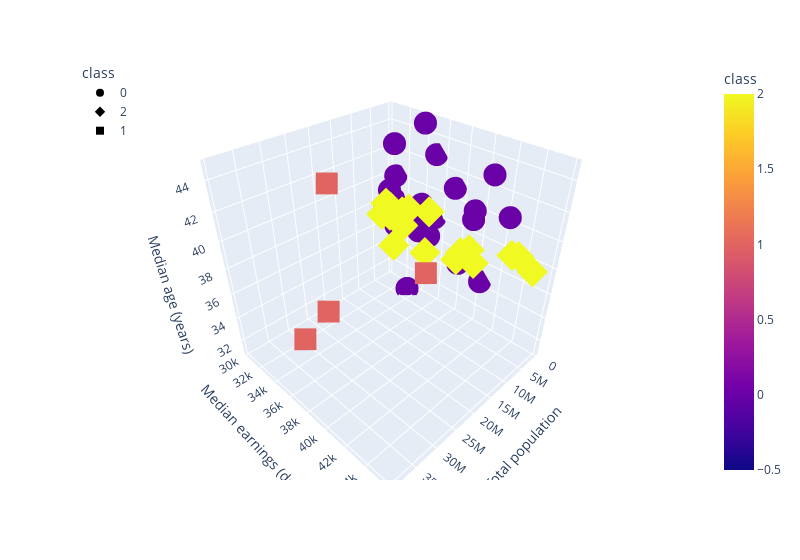

Notebook source saved alongside this figure:
### Code cell
#Plot the 3D-scatter data
fig = px.scatter_3d(
    three_clusters,
    x='Total population',
    y='Median earnings (dollars)',
    z='Median age (years)',
    color='class',
    symbol='class',
    width=800
)

fig.update_layout(legend=dict(x=0, y=1))
fig.show()

### Figure 1 — Plotly figure (JSON) as saved in the notebook; plotly's stock layout.template omitted (floating-point values rounded to 4 significant figures)
{"data": [{"hovertemplate": "class=%{marker.color}<br>Total population=%{x}<br>Median earnings (dollars)=%{y}<br>Median age (years)=%{z}<extra></extra>", "legendgroup": "0", "marker": {"color": [0, 0, 0, 0, 0, 0, 0, 0, 0, 0, 0, 0, 0, 0, 0, 0, 0, 0, 0, 0, 0, 0, 0, 0, 0, 0, 0, 0], "coloraxis": "coloraxis", "symbol": "circle"}, "mode": "markers", "name": "0", "scene": "scene", "showlegend": true, "type": "scatter3d", "x": [4893186, 736990, 3011873, 3570549, 967679, 1420074, 1754367, 3150011, 2912619, 4461952, 4664616, 1340825, 2981835, 1061705, 1923826, 3030281, 1355244, 2097021, 760394, 3949342, 4176346, 1057798, 5091517, 879336, 3151239, 624340, 1807426, 581348], "y": [32080, 40471, 31343, 42996, 37369, 39448, 30843, 35457, 34481, 32148, 32723, 34238, 30484, 31067, 35283, 34822, 40797, 30357, 38165, 32256, 35166, 39410, 31942, 33511, 33419, 35246, 31199, 35388], "z": [39.2, 34.6, 38.3, 41.1, 41, 39.4, 36.6, 38.3, 36.9, 39, 37.2, 44.8, 37.7, 40.1, 36.6, 38.2, 43, 38.1, 35.2, 36.7, 39.5, 40, 39.7, 37.2, 31.1, 42.8, 42.7, 38]}, {"hovertemplate": "class=%{marker.color}<br>Total population=%{x}<br>Median earnings (dollars)=%{y}<br>Median age (years)=%{z}<extra></extra>", "legendgroup": "2", "marker": {"color": [2, 2, 2, 2, 2, 2, 2, 2, 2, 2, 2, 2, 2, 2, 2, 2, 2, 2], "coloraxis": "coloraxis", "symbol": "diamond"}, "mode": "markers", "name": "2", "scene": "scene", "showlegend": true, "type": "scatter3d", "x": [7174064, 5684926, 10516579, 12716164, 6696893, 6037624, 6873003, 9973907, 5600166, 6124160, 8885418, 10386227, 11675275, 12794885, 6772268, 8509358, 7512465, 5806975], "y": [34302, 39394, 34603, 38645, 34065, 45841, 44845, 33534, 40505, 33811, 44780, 33219, 34649, 36987, 32742, 40573, 41498, 36540], "z": [37.9, 36.9, 36.9, 38.3, 37.8, 38.8, 39.6, 39.8, 38.1, 38.7, 40, 38.9, 39.5, 40.9, 38.8, 38.4, 37.8, 39.6]}, {"hovertemplate": "class=%{marker.color}<br>Total population=%{x}<br>Median earnings (dollars)=%{y}<br>Median age (years)=%{z}<extra></extra>", "legendgroup": "1", "marker": {"color": [1, 1, 1, 1], "coloraxis": "coloraxis", "symbol": "square"}, "mode": "markers", "name": "1", "scene": "scene", "showlegend": true, "type": "scatter3d", "x": [39346023, 21216924, 19514849, 28635442], "y": [38176, 32098, 41119, 35003], "z": [36.7, 42.2, 39, 34.8]}], "layout": {"coloraxis": {"colorbar": {"title": {"text": "class"}}, "colorscale": [[0, "#0d0887"], [0.1111, "#46039f"], [0.2222, "#7201a8"], [0.3333, "#9c179e"], [0.4444, "#bd3786"], [0.5556, "#d8576b"], [0.6667, "#ed7953"], [0.7778, "#fb9f3a"], [0.8889, "#fdca26"], [1, "#f0f921"]]}, "legend": {"title": {"text": "class"}, "tracegroupgap": 0, "x": 0, "y": 1}, "margin": {"t": 60}, "scene": {"domain": {"x": [0, 1], "y": [0, 1]}, "xaxis": {"title": {"text": "Total population"}}, "yaxis": {"title": {"text": "Median earnings (dollars)"}}, "zaxis": {"title": {"text": "Median age (years)"}}}, "width": 800}}
